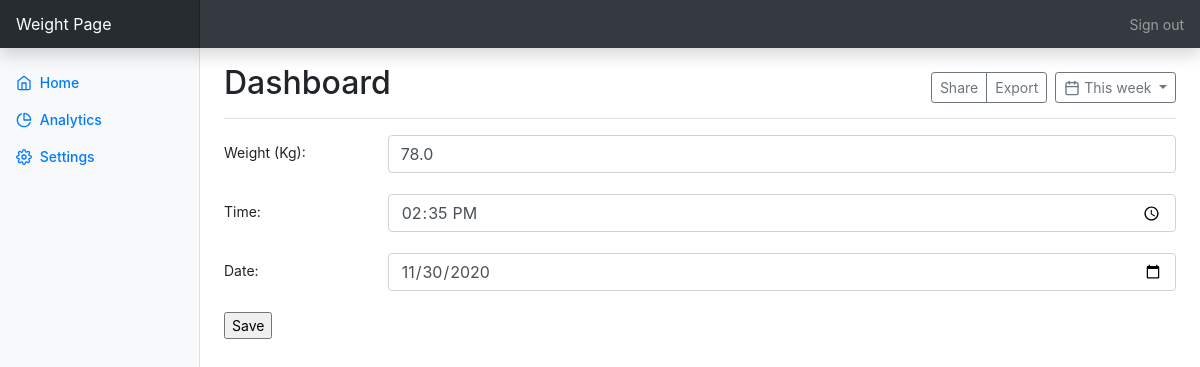
/dashboard/analytics/edit/45, run on the app's committed database.
### weightpage/models.py (models this page shows, shortened)
class SideBar(models.Model):
    title = models.CharField(max_length=30)
    icon = models.CharField(max_length=50)
    url = models.CharField(max_length=30, default="")

class Weight(models.Model):
    user = models.ForeignKey(User, on_delete=models.CASCADE)
    weight = models.FloatField(null=False)
    time = models.TimeField()
    date = models.DateField()

### weightpage/views.py (the view)
# urls.py: path('dashboard/analytics/edit/<int:weight_id>', weightpage.views.edit_info, name='edit_info'),
def edit_info(request, weight_id):
    sidebar = SideBar.objects.all()
    try:
        weight = Weight.objects.get(id=weight_id)
        form = WeightForm(instance=weight)
        context = {
            'form': form,
            'sidebar': sidebar,
            'weight': weight
        }
        if request.method == 'POST':
            new_form = WeightForm(request.POST, instance=weight)
            if new_form.is_valid():
                new_form.save()
                return dashboard(request, "analytics", message="Data successfully changed!")
        else:
            return render(request, 'weightpage/edit_info.html', context)
    except Weight.DoesNotExist:
        raise Http404('Data not found.')

### weightpage/forms.py
class WeightForm(forms.ModelForm):
    class Meta:
        model = Weight
        fields = [
            'user',
            'weight',
            'time',
            'date'
        ]
        widgets = {
            'user':forms.HiddenInput(),
            'time': TimeInput(),
            'date': DateInput()
        }
        labels = {
            "weight": "Weight (Kg)"
        }

### weightpage/templates/weightpage/edit_info.html
{% extends 'weightpage/base.html' %}
{% load widget_tweaks %}
{% block content %}
    <form method="POST"> {% csrf_token %}
        {% for field in form %}
            {% if  field.label == "User" %}
                <div class="form-group row" hidden>
                <label for="user" class="col-2 col-form-label">{{ field.label_tag }}</label>
                    <div class="col-10">
                        {% render_field field class="form-control" %}
                    </div>
              </div>
            {% else %}
                <div class="form-group row">
                <label for="user" class="col-2 col-form-label">{{ field.label_tag }}</label>
                    <div class="col-10">
                        {% render_field field class="form-control" %}
                    </div>
              </div>
            {% endif %}
        {% endfor %}
        <input type="submit" value="Save">
    </form>
{% endblock %}

### weightpage/templates/weightpage/base.html (shortened to what this page needs)
{% load static %}
<!doctype html>
<html lang="en">
  <head>
    <link href="{%  static "css/bootstrap.min.css" %}" rel="stylesheet">
      <link href="{% static 'dashboard.css' %}" rel="stylesheet">
  </head>
  <body>
  <nav class="navbar navbar-dark sticky-top bg-dark flex-md-nowrap p-0 shadow">
  <a class="navbar-brand col-md-3 col-lg-2 mr-0 px-3" href="{% url 'dashboard' 'home' %}">Weight Page</a>
  <ul class="navbar-nav px-3">
    <li class="nav-item text-nowrap">
      <a class="nav-link" href="{% url 'loginpage' %}">Sign out</a>
    </li>
  </ul>
  </nav>
<div class="container-fluid">
  <div class="row">
    <nav id="sidebarMenu" class="col-md-3 col-lg-2 d-md-block bg-light sidebar collapse">
      <div class="sidebar-sticky pt-3">
          {% for sidebar_objects in sidebar %}
              <ul class="nav flex-column">
                <li class="nav-item">
                    <a class="nav-link active" href="{% url 'dashboard' sidebar_objects.url %}">
                        <span data-feather="{{ sidebar_objects.icon }}"></span>
                        {{ sidebar_objects.title }} <span class="sr-only">(current)</span>
                    </a>
                </li>
              </ul>
          {%  endfor %}
      </div>
    </nav>
    <main role="main" class="col-md-9 ml-sm-auto col-lg-10 px-md-4">
      <div class="d-flex justify-content-between flex-wrap flex-md-nowrap align-items-center pt-3 pb-2 mb-3 border-bottom">
        <h1 class="h2">Dashboard</h1>
        <div class="btn-toolbar mb-2 mb-md-0">
          <div class="btn-group mr-2">
            <button type="button" class="btn btn-sm btn-outline-secondary">Share</button>
            <button type="button" class="btn btn-sm btn-outline-secondary">Export</button>
          </div>
          <button type="button" class="btn btn-sm btn-outline-secondary dropdown-toggle">
            <span data-feather="calendar"></span>
            This week
          </button>
        </div>
      </div>
{% block content %}
{% endblock %}
  </main>
  </div>
</div>

### weightpage/static/dashboard.css (style rules this page uses)
body { font-size: .875rem; }
.feather { width: 16px; height: 16px; vertical-align: text-bottom; }
.sidebar { position: fixed; top: 0; bottom: 0; left: 0; z-index: 100; padding: 48px 0 0; box-shadow: inset -1px 0 0 rgba(0, 0, 0, .1); }
.sidebar-sticky { position: relative; top: 0; height: calc(100vh - 48px); padding-top: .5rem; overflow-x: hidden; overflow-y: auto; }
.sidebar .nav-link { font-weight: 500; color: #333; }
.sidebar .nav-link .feather { margin-right: 4px; color: #999; }
.sidebar .nav-link.active { color: #007bff; }
.sidebar .nav-link:hover .feather, .sidebar .nav-link.active .feather { color: inherit; }
.navbar-brand { padding-top: .75rem; padding-bottom: .75rem; font-size: 1rem; background-color: rgba(0, 0, 0, .25); box-shadow: inset -1px 0 0 rgba(0, 0, 0, .25); }

### data on the page
SideBar: title "Home"
SideBar: title "Analytics"
SideBar: title "Settings"
Weight: weight "78.0" "14:35:00" "11/30/2020"

### other printed values
{{ field.label_tag }} "Weight (Kg):" "Time:" "Date:"
